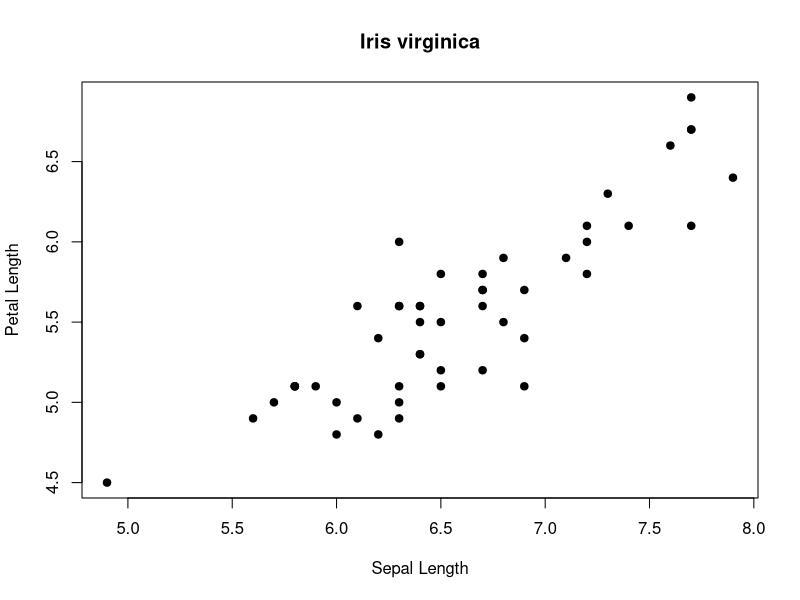
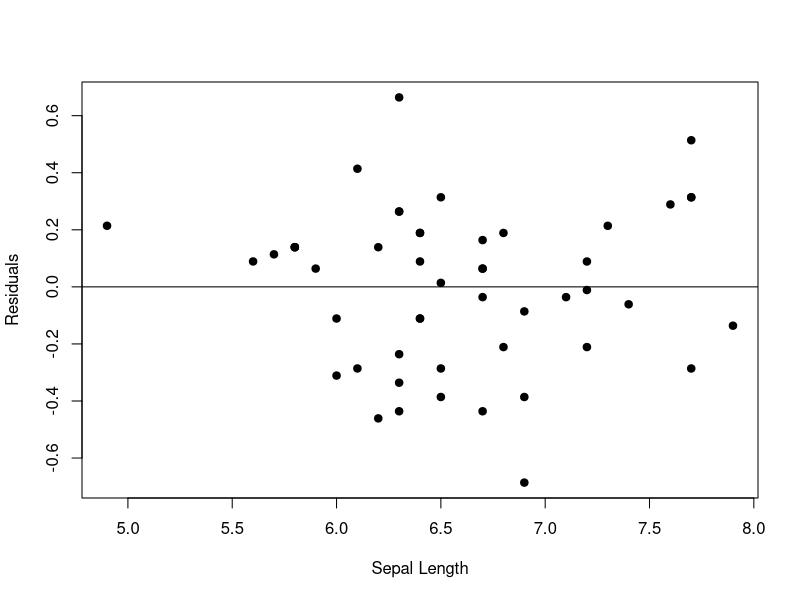
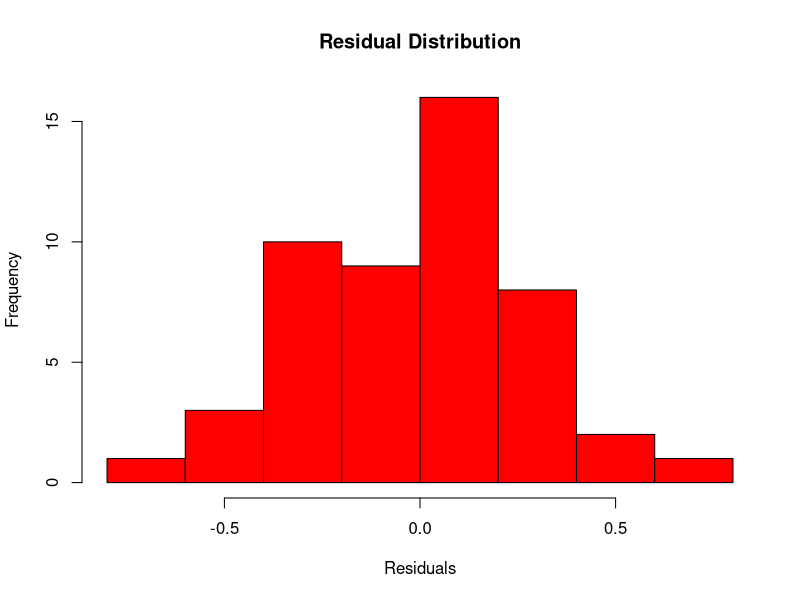
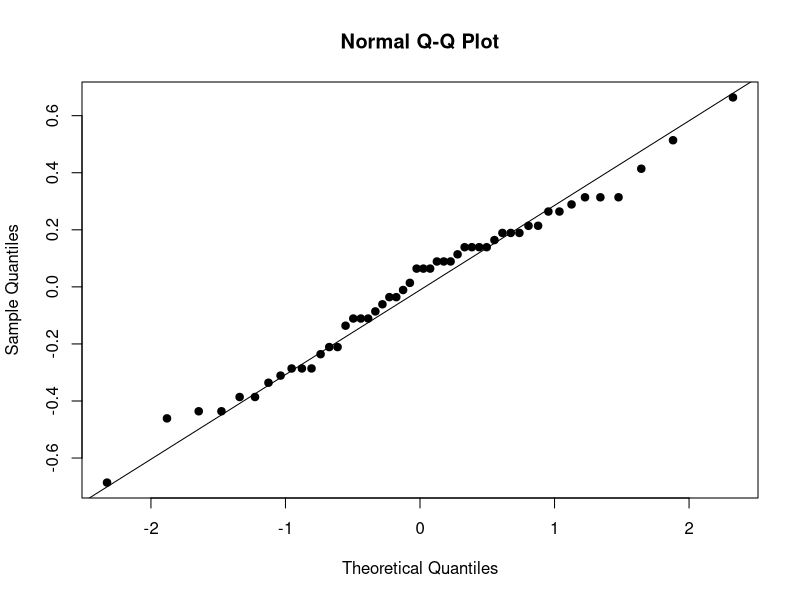

The R script that drew these images, in order:
### OM 10/7/25
#Subset the virginica species
flower <- iris[iris$Species == "virginica",]
#Making a scatter plot
plot(flower$Sepal.Length, flower$Petal.Length, pch = 19,
     xlab="Sepal Length", ylab="Petal Length",
     main="Iris virginica")
#Fitting a regression model
fit <- lm(flower$Petal.Length ~ flower$Sepal.Length)
#Plotting residuals
plot(flower$Sepal.Length, summary(fit)$residuals, pch = 19,
     xlab="Sepal Length", ylab="Residuals")
abline(h = 0)
#Checking normality of residuals
hist(summary(fit)$residuals, col ="red",
     main="Residual Distribution", xlab="Residuals")
#Checking with qqnorm and qqline
qqnorm(summary(fit)$residuals, pch = 19)
qqline(summary(fit)$residuals, pch = 19)
#Using Shapiro Wilks test
shapiro.test(summary(fit)$residuals)